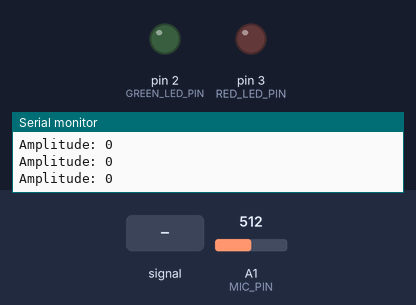
Bench run of a sketch on a simulated Arduino Uno, built with avr-gcc and run on an emulated ATmega328P. Parts: output pins drawn as LEDs (lit = HIGH), the last lines printed to the serial monitor. Inputs (shaded band) come from the test bench; at power-on: A1 (MIC_PIN) = 512. Not simulated (calls return 0 or success): arduino_secrets.h.

Above: at 1.2 s.
1.3 s: A1 (MIC_PIN) fed a 2 Hz sine of ±306 counts around its level
At 1.54 s:
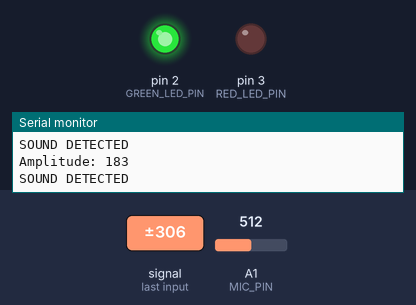
4.3 s: A1 (MIC_PIN) set to 716
At 5.7 s:
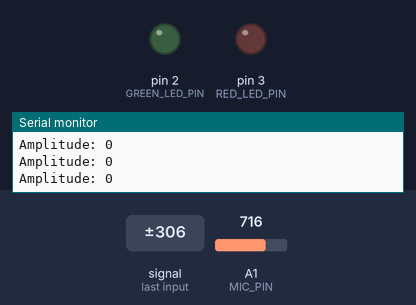
Timing chart, 0 to 7.3 s (numbered marks = the images above; inputs shaded):
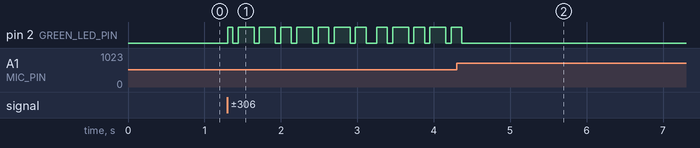

The sketch:

TestMic.ino
```cpp
#include "arduino_secrets.h"

//readjusted for LM386

#define MIC_PIN A1
#define GREEN_LED_PIN 2
#define RED_LED_PIN 3

// Change this after watching the Serial Monitor
const int micThreshold = 80;

void setup() {
  Serial.begin(9600);

  pinMode(GREEN_LED_PIN, OUTPUT);
  pinMode(RED_LED_PIN, OUTPUT);

  digitalWrite(GREEN_LED_PIN, LOW);
  digitalWrite(RED_LED_PIN, LOW);

  Serial.println("LM386 Sound Sensor Test");
}

void loop() {
  int signalMax = 0;
  int signalMin = 1023;

  // Collect samples for 50 ms
  unsigned long startTime = millis();

  while (millis() - startTime < 50) {
    int sample = analogRead(MIC_PIN);

    if (sample > signalMax)
      signalMax = sample;

    if (sample < signalMin)
      signalMin = sample;
  }

  int amplitude = signalMax - signalMin;

  Serial.print("Amplitude: ");
  Serial.println(amplitude);

  if (amplitude > micThreshold) {
    digitalWrite(GREEN_LED_PIN, HIGH);
    digitalWrite(RED_LED_PIN, LOW);

    Serial.println("SOUND DETECTED");
  } else {
    digitalWrite(GREEN_LED_PIN, LOW);
    digitalWrite(RED_LED_PIN, LOW);
  }

  delay(20);
}
```

Measured:
- after the input at 1.3 s, pin 2 (GREEN_LED_PIN): LOW → HIGH at once, then moves between LOW and HIGH, repeating every 0.98 s
- after the input at 4.3 s, pin 2 (GREEN_LED_PIN): goes on until 4.4 s, then stays LOW
